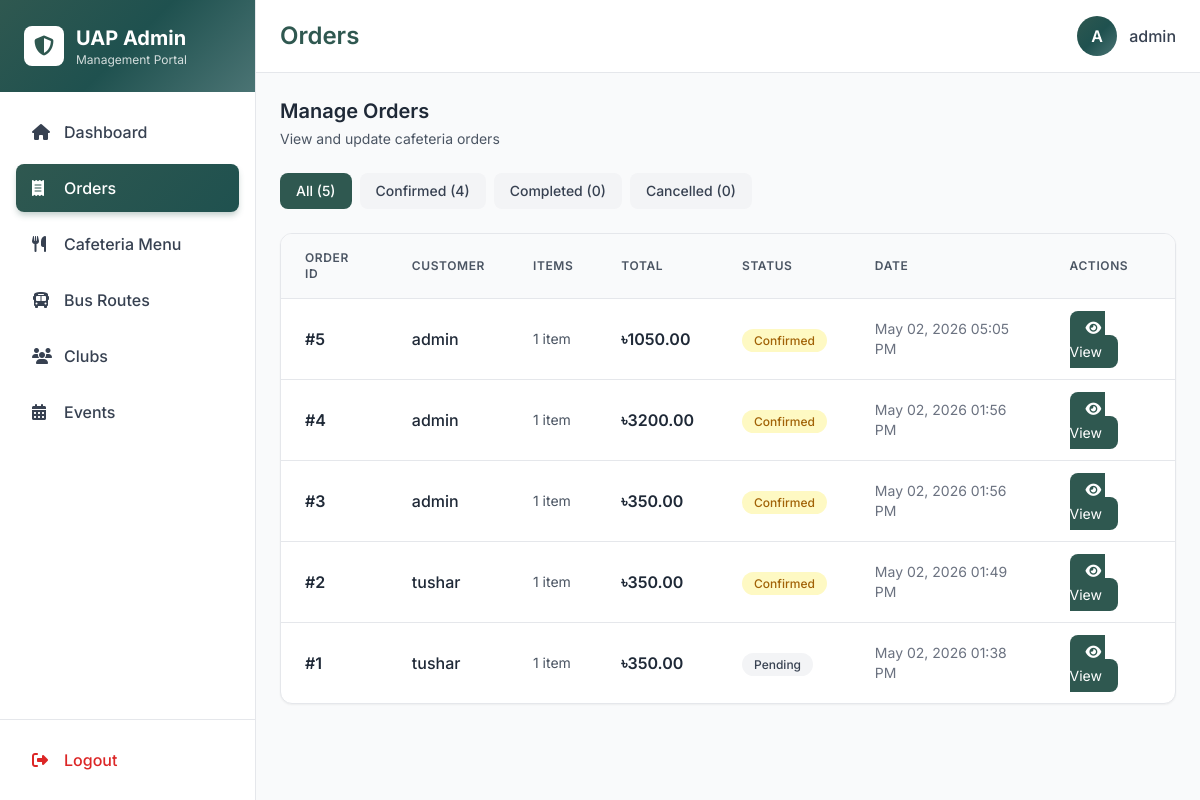
Before: /uapadmin/orders/ (signed in) with the older database file.
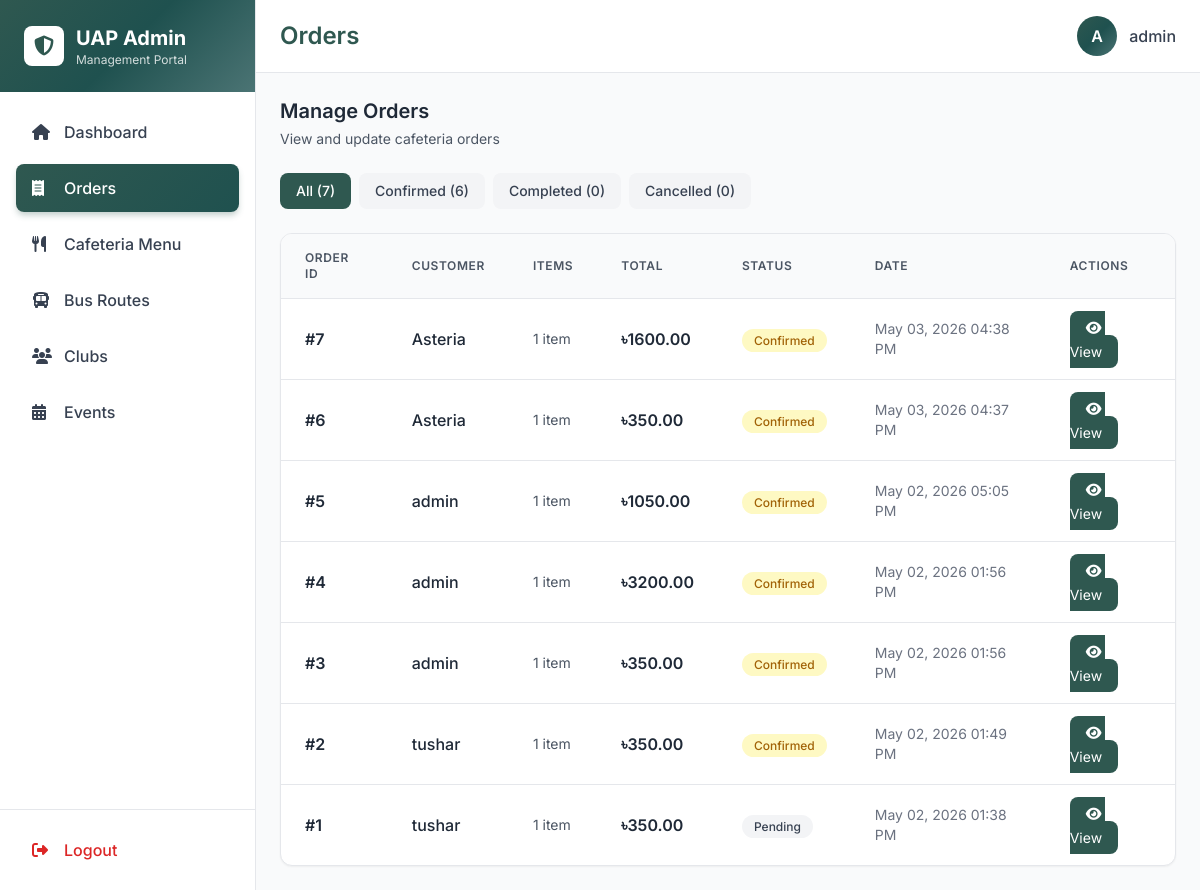
After: the same page with the newer database file.
### main/models.py (models this page shows, shortened)
class Order(models.Model):
    STATUS_CHOICES = [
        ('pending', 'Pending'),
        ('confirmed', 'Confirmed'),
        ('completed', 'Completed'),
        ('cancelled', 'Cancelled'),
    ]
    user = models.ForeignKey(User, on_delete=models.CASCADE, related_name='orders')
    status = models.CharField(max_length=20, choices=STATUS_CHOICES, default='confirmed')
    total_amount = models.DecimalField(max_digits=10, decimal_places=2, default=0)
    created_at = models.DateTimeField(auto_now_add=True)
    updated_at = models.DateTimeField(auto_now=True)
    class Meta:
        ordering = ['-created_at']

### main/views.py (the view)
# urls.py: path('uapadmin/orders/', admin_orders, name='admin_orders'),
@login_required
@user_passes_test(lambda u: u.is_superuser, login_url='/uapadmin/login/')
def admin_orders(request):
    status_filter = request.GET.get('status', '')
    orders = Order.objects.select_related('user').prefetch_related('items__menu_item').order_by('-created_at')
    if status_filter:
        orders = orders.filter(status=status_filter)
    status_counts = {
        'all': Order.objects.count(),
        'confirmed': Order.objects.filter(status='confirmed').count(),
        'completed': Order.objects.filter(status='completed').count(),
        'cancelled': Order.objects.filter(status='cancelled').count(),
    }
    return render(request, 'admin_portal/order_list.html', {
        'active_page': 'orders',
        'page_title': 'Orders',
        'orders': orders,
        'status_filter': status_filter,
        'status_counts': status_counts,
    })

### main/context_processors.py (called while the page is built)
def cart_count(request):
    cart = request.session.get('cart', {})
    return {'cart_count': sum(cart.values())}

### templates/admin_portal/order_list.html (shortened to what the changed rows need)
{% extends 'admin_portal/layout.html' %}
{% block content %}
<div class="space-y-6">
    <div class="flex flex-wrap gap-2">
        <a href="{% url 'admin_orders' %}" class="px-4 py-2 rounded-lg text-sm font-medium {% if not status_filter %}bg-primary text-white{% else %}bg-gray-100 text-gray-700 hover:bg-gray-200{% endif %} transition">
            All ({{ status_counts.all }})
        </a>
        <a href="{% url 'admin_orders' %}?status=confirmed" class="px-4 py-2 rounded-lg text-sm font-medium {% if status_filter == 'confirmed' %}bg-yellow-500 text-white{% else %}bg-gray-100 text-gray-700 hover:bg-gray-200{% endif %} transition">
            Confirmed ({{ status_counts.confirmed }})
        </a>
        <a href="{% url 'admin_orders' %}?status=completed" class="px-4 py-2 rounded-lg text-sm font-medium {% if status_filter == 'completed' %}bg-green-500 text-white{% else %}bg-gray-100 text-gray-700 hover:bg-gray-200{% endif %} transition">
            Completed ({{ status_counts.completed }})
        </a>
        <a href="{% url 'admin_orders' %}?status=cancelled" class="px-4 py-2 rounded-lg text-sm font-medium {% if status_filter == 'cancelled' %}bg-red-500 text-white{% else %}bg-gray-100 text-gray-700 hover:bg-gray-200{% endif %} transition">
            Cancelled ({{ status_counts.cancelled }})
        </a>
    </div>
    <div class="bg-white rounded-xl shadow-sm border border-gray-200 overflow-hidden">
        <div class="overflow-x-auto">
            <table class="w-full">
                <thead class="bg-gray-50 border-b border-gray-200">
                    <tr>
                        <th class="px-6 py-4 text-left text-xs font-semibold text-gray-600 uppercase tracking-wider">Order ID</th>
                        <th class="px-6 py-4 text-left text-xs font-semibold text-gray-600 uppercase tracking-wider">Customer</th>
                        <th class="px-6 py-4 text-left text-xs font-semibold text-gray-600 uppercase tracking-wider">Items</th>
                        <th class="px-6 py-4 text-left text-xs font-semibold text-gray-600 uppercase tracking-wider">Total</th>
                        <th class="px-6 py-4 text-left text-xs font-semibold text-gray-600 uppercase tracking-wider">Status</th>
                        <th class="px-6 py-4 text-left text-xs font-semibold text-gray-600 uppercase tracking-wider">Date</th>
                        <th class="px-6 py-4 text-left text-xs font-semibold text-gray-600 uppercase tracking-wider">Actions</th>
                    </tr>
                </thead>
                <tbody class="divide-y divide-gray-200">
                    {% for order in orders %}
                    <tr class="hover:bg-gray-50 smooth-transition">
                        <td class="px-6 py-4 font-semibold text-gray-800">#{{ order.id }}</td>
                        <td class="px-6 py-4">
                            <p class="font-medium text-gray-800">{{ order.user.username }}</p>
                        </td>
                        <td class="px-6 py-4 text-sm text-gray-600">{{ order.items.count }} item{{ order.items.count|pluralize }}</td>
                        <td class="px-6 py-4 font-semibold text-gray-800">৳{{ order.total_amount }}</td>
                        <td class="px-6 py-4">
                            <span class="px-3 py-1 rounded-full text-xs font-medium capitalize
                                {% if order.status == 'confirmed' %}bg-yellow-100 text-yellow-700
                                {% elif order.status == 'completed' %}bg-green-100 text-green-700
                                {% elif order.status == 'cancelled' %}bg-red-100 text-red-700
                                {% else %}bg-gray-100 text-gray-700{% endif %}">
                                {{ order.get_status_display }}
                            </span>
                        </td>
                        <td class="px-6 py-4 text-sm text-gray-500">{{ order.created_at|date:"M d, Y h:i A" }}</td>
                        <td class="px-6 py-4">
                            <a href="{% url 'admin_order_detail' order.id %}" class="px-4 py-2 bg-primary text-white rounded-lg hover:bg-secondary smooth-transition text-sm">
                                <i class="fas fa-eye mr-1"></i>View
                            </a>
                        </td>
                    </tr>
                    {% endfor %}
                </tbody>
            </table>
        </div>
    </div>
</div>
{% endblock %}

Changed rows visible on the page:
added Order: id "7", user.username "Asteria", items.count "1", total_amount "1600.00", status "Confirmed", created_at "May 03, 2026 04:38 PM"
added Order: id "6", user.username "Asteria", items.count "1", total_amount "350.00", status "Confirmed", created_at "May 03, 2026 04:37 PM"
Other visible differences:
{{ status_counts.all }}: "5" → "7"
{{ status_counts.confirmed }}: "4" → "6"
